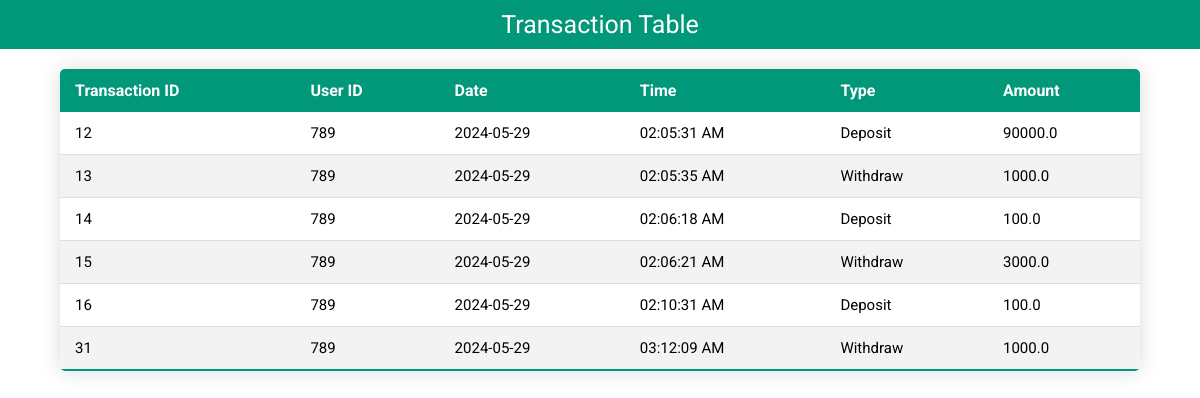
The app's page /table (signed in) with its own data.
### models.py (models this page shows)
class Transaction(db.Model):
    id = db.Column(db.Integer, primary_key=True)
    user_id = db.Column(db.Integer, db.ForeignKey('user.id'), nullable=False)
    balance = db.Column(db.Float, nullable=False, default=0)
    withdraw = db.Column(db.Float, nullable=False, default=0)
    deposit = db.Column(db.Float, nullable=False, default=0)
    date = db.Column(db.Date, nullable=False, default=datetime.now().date())
    time = db.Column(db.Time, nullable=False, default=datetime.now().time())

### routes.py (the view)
    @app.route('/table')
    def table():
        user_id = get_current_user_id()
        if user_id is None:
            return redirect(url_for('login'))
        transactions = Transaction.query.filter_by(user_id=user_id).all()
        return render_template('Table/index.html', transactions=transactions)

### routes.py (called while the page is built)
def get_current_user_id():
    user_id = session.get('user_id')
    if user_id:
        return user_id
    else:
        return None

def table_route(app, db):
    @app.route('/table')
    def table():
        user_id = get_current_user_id()
        if user_id is None:
            return redirect(url_for('login'))
        transactions = Transaction.query.filter_by(user_id=user_id).all()
        return render_template('Table/index.html', transactions=transactions)

### templates/Table/index.html (shortened to what this page needs)
<!DOCTYPE html>
<html>
<head>
    <link rel="stylesheet" type="text/css" href="{{ url_for('static', filename='Table/style/general.css') }}">
</head>
<body>
    <div class="container">
        <div class="title">Transaction Table</div>
        <div class="table_container">
            <table class="table_content">
                <thead>
                    <tr>
                        <th>Transaction ID</th>
                        <th>User ID</th>
                        <th>Date</th>
                        <th>Time</th>
                        <th>Type</th>
                        <th>Amount</th>
                    </tr>
                </thead>
                <tbody>
                    {% for transaction in transactions %}
                    <tr>
                        <td>{{ transaction.id }}</td>
                        <td>{{ transaction.user_id }}</td>
                        <td>{{ transaction.date.strftime('%Y-%m-%d') }}</td>
                        <td>{{ transaction.time.strftime('%H:%M:%S %p') }}</td>
                        <td>{{ 'Deposit' if transaction.deposit else 'Withdraw' }}</td>
                        <td>{{ transaction.deposit if transaction.deposit else transaction.withdraw }}</td>
                    </tr>
                    {% endfor %}
                </tbody>
            </table>
        </div>
    </div>
</body>
</html>

### static/Table/style/general.css (style rules this page uses)
body { font-family: Roboto, Arial, sans-serif; margin: 0; padding: 0; }
body.fade-in { opacity: 1; }
.container { width: 100%; display: flex; flex-direction: column; justify-content: center; align-items: center; margin: auto; }
.title { width: 100%; background: #009879; color: #fff; padding: 10px 0; text-align: center; font-size: 25px; }
.table_container { width: 90%; overflow-x: auto; padding: 20px; }
.table_content { border-collapse: collapse; width: 100%; border-radius: 5px; overflow: hidden; box-shadow: 0 0 20px rgba(0, 0, 0, 0.15); }
.table_content thead tr { background-color: #009879; color: #ffffff; text-align: left; font-weight: bold; }
.table_content th, .table_content td { padding: 12px 15px; }
.table_content td { font-size: 15px; }
.table_content tbody tr { border-bottom: 1px solid #dddddd; }
.table_content tbody tr:nth-of-type(even) { background-color: #f3f3f3; }
.table_content tbody tr:last-of-type { border-bottom: 2px solid #009879; }

### records on screen
Transaction: deposit "Deposit"
Transaction: deposit "Withdraw"
Transaction: deposit "Deposit"
Transaction: deposit "Withdraw"
Transaction: deposit "Deposit"
Transaction: deposit "Withdraw"
